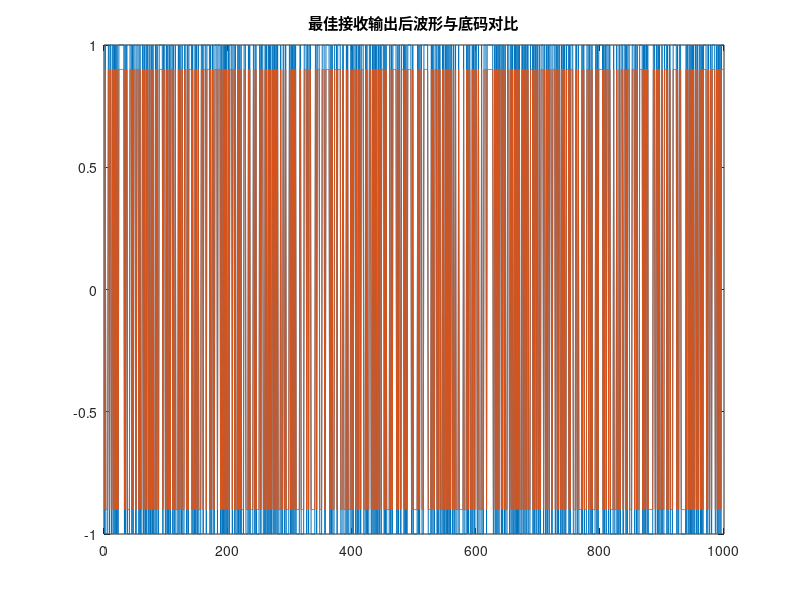

MATLAB code for this plot:
%% ************* MSK simulation ************* %%
%% ***** data:20240901 authoor:ShenYifu ****  %%
%% 参考论文《MSK信号的调制与解调_赵雪》
%% 参考论文

%% MSK信号:用正交调制法生成

%% 
clc;clear;
close all;
%% 参数设置
K = 1e3;             % 单位 KHz
M = 1e6;             % 单位 MHz 
Rb = 1*K;           % 码速率
Tb = 1/Rb;
fs = 16*K;          % 采样率
fc = 2*K;           % 载波频率
Ts = 1/fs;
time = 1;            % 仿真时间
symbolnum = Rb*time; % 码元个数
samplenum = fs*time; % 时间样本
sps = fs/Rb;
A = 1;               % 信号幅度 
SNR =  10;
%% 信号生成
% time
t = 0: Ts :time-Ts;

% Generate random binary data
% data = randi([0, 1], 1, symbolnum);
load data.mat;

% 差分编码
b_data = zeros(1, symbolnum);
b_data(1) = data(1);
for i = 2 : symbolnum
    b_data(i) = xor(data(i), data(i-1));
end
b_data = 2*b_data - 1; % 将比特序列映射到{-1, 1}

% 生成p(k)和q(k)序列
b_odd = b_data(1:2:end); 
b_even = b_data(2:2:end); 
for i =  1 : length(b_odd)
    pp( (i-1)*2+1 : i*2 ) = b_odd(i);
    qq( (i-1)*2+1 : i*2 ) = b_even(i);
end
% 延迟Tb
pp = circshift(pp,-1);          % 论文中是同向分量提前Tb
% qq = circshift(qq,1);         % 正交分量滞后Tb，后面结果与论文中对不上        

% 采样
for i = 1 : length(qq)
    ppp( (i-1)*sps+1 : i*sps ) = pp(i);
    qqq( (i-1)*sps+1 : i*sps ) = qq(i);
end

I_t = cos(pi*t/(2*Tb)) .* ppp;
Q_t = sin(pi*t/(2*Tb)) .* qqq;

% 生成MSK信号
s_I = I_t .* cos(2*pi*fc*t); % In-phase (同相)分量
s_Q = Q_t .* sin(2*pi*fc*t); % Quadrature (正交)分量
msk_signal = A * (s_I + 1i * s_Q);

%% 信道

% msk_signal_noise=awgn(msk_signal,SNR,'measured');
% figure;plot(real(msk_signal)); hold on; plot(real(msk_signal_noise)); % 加噪前后实部对比图

%% 解调
%% 加预编码的MSK信号的最佳接收
receiver = msk_signal;
s_re = real(receiver);
s_im = imag(receiver);
s_orignal = s_re; 
s_re_out = s_re.*cos(pi*t/(2*Tb)).* cos(2*pi*fc*t);
s_im_out = s_im.*sin(pi*t/(2*Tb)).* sin(2*pi*fc*t);

% Tb时间内含有sps个采样点数据
for i = 1 : floor( length(s_re_out)/(2*sps) )
    s_sum_re( i ) = ( sum( s_re_out( (i-1) * sps*2 + 1 : i * sps*2 ) ) );
    s_sum_im( i ) = ( sum( s_im_out( (i-1) * sps*2 + 1 : i * sps*2 ) ) );
   
    % 判决 -- 论文中判决规则较复杂，暂时没明白
    if s_sum_re( i ) > 0
        de_s_re_out (i) = 1;
    else
        de_s_re_out (i) = -1;
    end

    if s_sum_im( i ) > 0
        de_s_im_out (i) = 1;
    else
        de_s_im_out (i) = -1;
    end
end 
de_s_out1 = [de_s_re_out;de_s_im_out];
de_s_out = de_s_out1(:)';
figure; plot(de_s_out); hold on; plot(0.9*b_data); title("最佳接收输出后波形与底码对比");

%% MSK信号信号差分数字解调
















